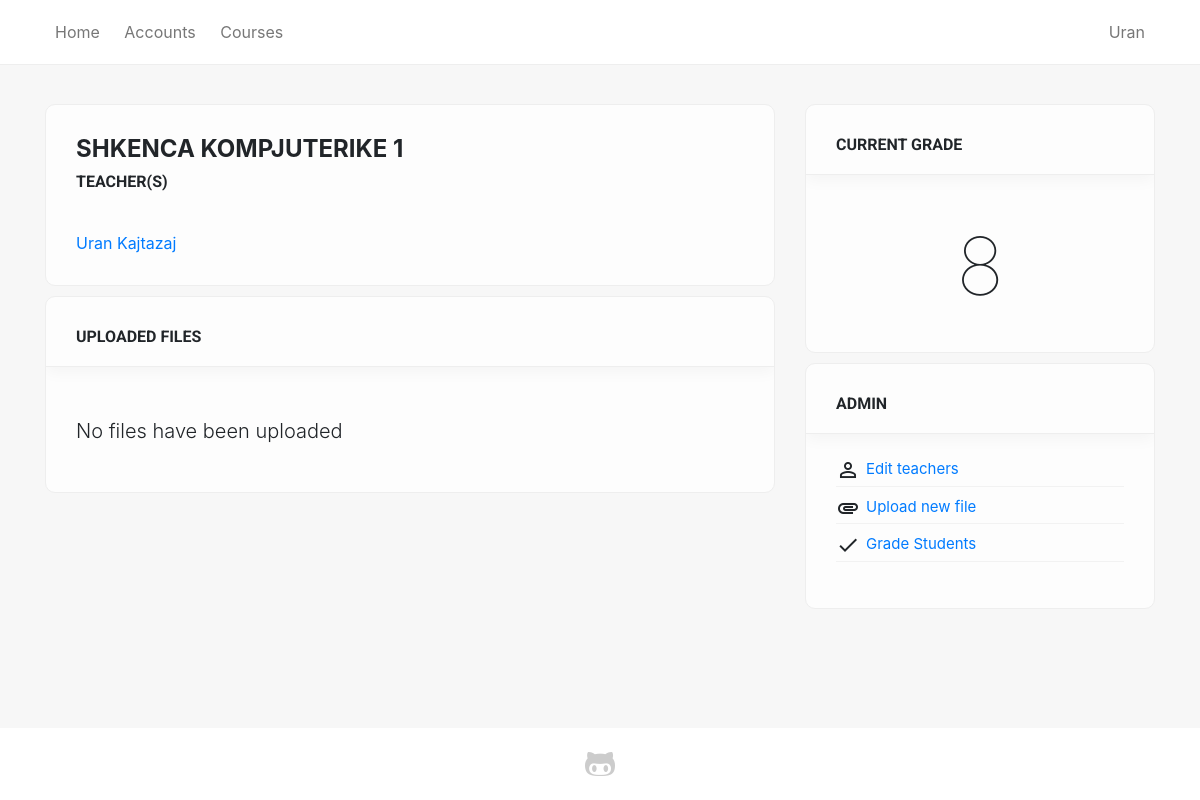
Screenshot of /programs/course/13 (signed in) with the database file from the repository.
### sems/models.py (models this page shows, shortened)
class Student(models.Model):
    user = models.OneToOneField(User, on_delete=models.CASCADE, null=True)
    first_name = models.CharField(max_length=100, null=True)
    last_name = models.CharField(max_length=100, null=True)
    picture = models.ImageField(null=True, blank=True, default='no-img.png')
    website = models.URLField(max_length=100, null=True, blank=True)
    email = models.EmailField(max_length=100, null=True)
    program = models.ForeignKey(Program, on_delete=models.SET_NULL, null=True)
    country = models.ForeignKey(State, on_delete=models.SET_NULL, null=True)
    city = models.CharField(max_length=100, null=True)
    course = models.ManyToManyField(Course, related_name='course', blank=True)
    course_teacher = models.ManyToManyField(Course, related_name='course_teacher', blank=True)
    viti = models.IntegerField(choices=YEARS, default=1)
    semester = models.IntegerField(choices=SEMESTER, default=1)
    level = models.CharField(max_length=100, choices=LEVELS, default=1)

class Course(models.Model):
    name = models.CharField(max_length=200)
    summary = models.TextField(max_length=600, null=True, blank=True)
    program = models.ForeignKey(Program, on_delete=models.CASCADE)
    start_date = models.DateField()
    end_date = models.DateField()
    credits = models.IntegerField(null=True, default=0)
    obligative = models.BooleanField(default=True)
    year = models.IntegerField(choices=YEARS, default=1)
    semester = models.IntegerField(choices=SEMESTER, default=1)
    level = models.CharField(max_length=100, choices=LEVELS, default='Bachelor')
    def __str__(self):
        return self.name

class Grade(models.Model):
    student = models.ForeignKey(User, on_delete=models.CASCADE)
    course = models.ForeignKey(Course, on_delete=models.CASCADE)
    grade = models.IntegerField(default=0)

### sems/views.py (the view)
# urls.py: path('programs/course/<int:pk>', views.course_detail, name='course_detail'),
def course_detail(request, pk):
    course = Course.objects.get(pk = pk)
    files = Upload.objects.filter(course_id = pk)
    users = User.objects.filter(student__course_teacher__in=[course])
    grades = Grade.objects.filter(student_id=request.user.id, course_id=pk)
    teachers = Student.objects.filter(course_teacher__in=[course])
    if request.user.is_authenticated:
        return render(
            request, 'course_single.html', {'usrs': users, 'course': course, 'files': files, 'grades': grades, 'teachers': teachers, 'media_url': settings.MEDIA_ROOT},
        )
    else:
        return redirect('login')

### sems/templates/course_single.html (shortened to what this page needs)
{% extends 'base_generic.html' %} {% block content %}
<div class="container">
    <div class="row">
        <div class="col-md-8 col-xs-12">
            <div class="no-shade card-box">
                <h4>{{ course }}</h4>  {% if teachers %}
                <h6>Teacher(s)</h6> {% for teacher in teachers %}
                <a href="{% url 'student_detail' pk=teacher.pk%}">{{ teacher.first_name }} {{ teacher.last_name }}</a>
                <br/> {% endfor %} {% endif %}
            </div>
            {% load static %}
            <div class="card-box">
                <h6>Uploaded Files</h6> {% if files %}
                <table>
                    <thead>
                        <tr>
                            <th>File name</th>
                            <th class="text-right">Uploaded</th>
                            {% if user.is_superuser %}
                            <th></th>
                            {% endif %}
                        </tr>
                    </thead>
                    <tbody>
                        {% for file in files %}
                        <tr>
                            <td><a href="{% static 'uploads/' %}{{ file.file }}" title="{{ file }}"><i style="font-size: 18px; padding-right: 10px;" class="fas fa-file-{{ file.get_extension_short }}"></i> {{ file.name }}</a>
                                <br/>
                            </td>
                            <td class="text-right">{{ file.upload_time|date:'d/m/Y' }}
                                <br>{{ file.upload_time|date:'H:i' }}</td>
                            {% if user.is_superuser %}
                            <td style="max-width: 120px" class="text-right"><a href="{% url 'upload_file_edit' course_id=course.pk file_id=file.pk %}"><span class="label sm-label"><i class="fas fa-pencil-alt"></i></span></a>
                                <span class="with-popup">
                        <div class="popup p-delete">
                            <p>Are you sure you want to delete this file?</p>
                            <a href="{% url 'upload_file_delete' course_id=course.pk file_id=file.pk %}">Delete</a>
                        </div>
                        <a class="label sm-label"><i class="fas fa-times"></i></a>
                    </span></td>
                            {% endif %}
                        </tr>
                        {% endfor %}
                    </tbody>
                </table>
                {% else %}
                <p class="lead">
                    <br>No files have been uploaded</p>
                {% endif %}
            </div>
        </div>
        <div class="col-md-4 col-xs-12">
            <div class="card-box">
                <h6>Current Grade</h6>
                <br/>
                <h1 class="text-center" style="font-size: 80px; font-weight: lighter">
                {% if grades %}
                    {% for grade in grades %}
                        {% if grade.grade >= 5 and grade.grade <= 10 %}
                        {{ grade.grade }}
                        {% else %}
                        &mdash;
                        {% endif %}
                    {% endfor %}
                {% else %}
                    &mdash;
                {% endif %}
            </h1>
            </div>
            {% if user.is_authenticated %} {% if user.is_superuser %}
            <div class="card-box">
                <h6>Admin</h6>
                <ul class="list-unstyled">
                    <li><i class="material-icons">person_outline</i> <a href="{% url 'add_teacher' course_id=course.pk %}">Edit teachers</a></li>
                    <li><i class="material-icons">attachment</i> <a href="{% url 'upload_file_view' course_id=course.pk %}">Upload new file</a></li>
                    <li><i class="material-icons">done</i> <a href="{% url 'grade_students' course_id=course.pk %}">Grade Students</a></li>
                </ul>
            </div>
            {% endif %} {% endif %}
        </div>
    </div>
</div>
{% endblock %}

### sems/templates/base_generic.html (shortened to what this page needs)
{% load static %}
<html>
<head>
    <link rel="stylesheet" href="https://use.fontawesome.com/releases/v5.0.12/css/all.css">
    <link rel="stylesheet" href="{% static 'css/bootstrap.min.css' %}">
    <link rel="stylesheet" href="{% static 'css/main.css' %}">
    <link rel="stylesheet" href="{% static 'fonts/fontawesome-all.min.css' %}">
</head>
<body>
    <div class="wrapper">
        <header>
            <nav>
                <div class="container">
                    {% url 'home' as hom %} {% url 'students' as acc %} {% url 'programs' as prog %} {% url 'login' as log %} {% url 'student_detail' pk=user.student.pk as sd %}
                    <a href="{% url 'home' %}" {% if request.path == hom %} class="active" {% endif %}>Home</a>
                    <a href="{% url 'students' %}" {% if request.path == acc %} class="active" {% endif %}>Accounts</a>
                    <a href="{% url 'programs' %}" {% if request.path == prog %} class="active" {% endif %}>Courses</a>
                    <div class="inline-block float-right text-right">
                        {% if not user.is_authenticated %}
                        <a href="{% url 'login' %}" {% if request.path == log %} class="active" {% endif %}>Login</a> {% else %}
                        <div class="dd">
                            <a href="{% url 'student_detail' pk=user.student.pk %}" {% if request.path == sd %} class="active" {% endif %}>{{ user.student.first_name }}</a>
                        </div>
                        {% endif %}
                    </div>
                </div>
            </nav>
        </header>
        <br/> {% block content %} {% endblock %}
    </div>
    <footer>
        <div class="container">
            <div class="row justify-content-center">
                <div class="col-md-6 col-xs-12 text-center">
                    <a href="https://github.com/urankajtazaj/SEMS" title="View on GitHub" target="_blank"><i class="fab fa-github-alt fa-2x"></i></a>
                </div>
            </div>
        </div>
    </footer>
</body>
</html>

### sems/static/css/main.css (style rules this page uses)
* { --main-color: #006992; }
.inline-block { display: inline-block; }
body { display: flex; flex-direction: column; background-color: #f7f7f7; min-height: 100vh; }
.wrapper { flex: 1; }
nav { padding: 20px 0; background-color: #fff; margin-bottom: 15px; border-bottom: 1px solid #eee; }
nav a { padding: 20px 10px; color: #777; border-bottom: 2px solid transparent; transition: 100ms ease; }
.dd { position: relative; display: inline; }
.shadow-box, .card-box, .empty-box { padding: 30px; border-radius: 10px; margin-bottom: 10px; display: block; border: 1px solid #eee; position: relative; background-color: #fff; background-color: rgba(255,255,255,.8); position: relative; overflow: hidden; }
.card-box:not(.no-shade)::before { content: ''; width: 100%; height: 70px; border-bottom: 1px solid #eee; box-shadow: 0 5px 15px rgba(0,0,0,0.04); z-index: 1; left: 0; top: 0; position: absolute; }
.no-shade h4, .no-shade h3 { font-weight: bold; text-transform: uppercase; }
.card-box h6 { z-index: 5; margin-bottom: 40px; text-transform: uppercase; font-family: "Roboto"; font-weight: bold; }
.card-box ul { margin-top: 25px; }
.card-box li, .card-box .label { margin-bottom: 4px; font-size: 15px; border-bottom: 1px solid #f2f2f2; position: relative; transition: 150ms ease; }
.card-box li { padding-left: 30px; padding-top: 5px; padding-bottom: 5px; }
.material-icons, .label .material-icons { position: absolute; left: 0; }
footer { background-color: #fff; padding: 20px 0; margin-top: 50px; }
footer a { color: #ccc; transition: 150ms ease; }

### rows the page displays
Course: name "SHKENCA KOMPJUTERIKE 1"
Student: first_name "Uran", last_name "Kajtazaj"
Grade: grade "8"

### other values shown
{{ user.student.first_name }} "Uran"
